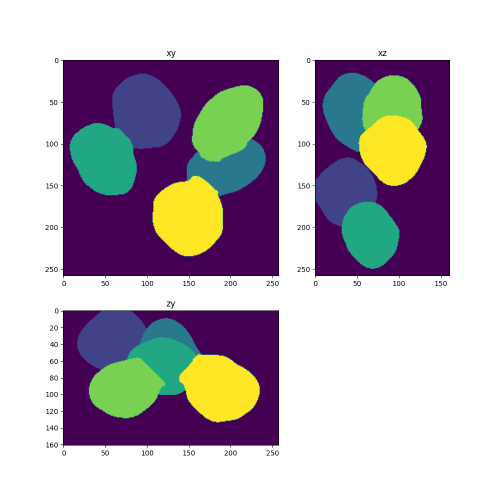
#> input picture docs/tests/nuclei3_out_c00_dr10_image.png, 1000 x 1000 px, given in place of PSF_widefield_0.75NA_1.0ri_300nm_1400nm.tif, which was not available (shown at 1/2 size)
$ jupyter execute --allow-errors Deconvolve_ABRF_Nuclei_PSF_from_files.ipynb
#> lines starting #> are read from the running program, lines starting #| are printed output that depends on the picture; long printed decimals are rounded; pictures that were not available may be replaced by others from this repository, and a replacement may not be noted
#> further down, abrf_psf_ is the input picture: shape (1000, 1000, 4); mean R, G, B, A 183.9, 177.2, 184.8, 255
#| (1000, 1000, 4)
### tnia/nd/ndutil.py
import numpy as np
from pathlib import Path

def centercrop(im, shape):
    """
    Center crops the input image to the desired output shape.

    Args:
        im (numpy.ndarray): The input image to crop.
        shape (tuple): The desired output shape. Must have the same number of dimensions as the input image.

    Returns:
        numpy.ndarray: The center-cropped image.
    """
#> called with shape = (65, 128, 128)

    if len(im.shape) != len(shape):
        raise ValueError("Input image and desired output shape must have the same number of dimensions.")

    start_indices = [(im.shape[i] - shape[i]) // 2 for i in range(len(im.shape))]
#> start_indices = [467, 436, -62]

    slices = [slice(start_indices[i], start_indices[i] + shape[i]) for i in range(len(im.shape))]

    return im[tuple(slices)]
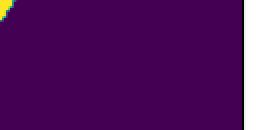
#> returned value: shape (65, 128, 4) (shown 2 times larger); mean of channels 0, 1, 2, 3 76.9, 14.1, 91.1, 255; drawn as R, G, B
#| (1000, 1000, 4)
#| 1.000

# [208 lines left out: functions centercrop_bysize, makergb, get_max_img_shape_2d, pad_to_largest, normalize_per_channel_8bit, remove_alpha_channel and 1 more, not called in this run]

### tnia/plotting/projections.py
import matplotlib.pyplot as plt
from matplotlib.figure import Figure
from matplotlib import gridspec
import numpy as np
from skimage.transform import resize
from matplotlib.colors import PowerNorm

from matplotlib import rcParams
# Set the global interpolation to 'none'
rcParams['image.interpolation'] = 'none'

# [149 lines left out: functions show_xy_zy_slice_center, show_xy_zy_slice, show_xy_xz_slice, show_xyz_slice_center, show_xyz_slice, not called in this run]

def show_xyz_max(image_to_show, sxy=1, sz=1,figsize=(10,10), colormap=None, vmin=None, vmax=None, gamma=None, extentxy=None, extentzy=None, extentxz=None):
    """ plots max xy, xz, and zy projections of a 3D image

    Args:
        image_to_show (3d numpy array): image to plot
        sxy (float, optional): xy pixel size. Defaults to 1.
        sz (float, optional): z pixel size. Defaults to 1.
        figsize (tuple, optional): figure size. Defaults to (10,10).
        colormap (_type_, optional): _description_. Defaults to None.
        vmin (float, optional): minimum value for display range. Defaults to None.
        vmax (float, optional): maximum value for display range. Defaults to None.
        gamma (float, optional): gamma value for display range. Defaults to None.

    Returns:
        fig: matplotlib figure
    """

    return show_xyz_projection(image_to_show, sxy, sz, figsize, np.max, colormap, vmin, vmax, gamma, extentxy=extentxy, extentzy=extentzy, extentxz=extentxz)

def show_xyz_sum(image_to_show, sxy=1, sz=1,figsize=(10,10), colormap=None, vmin=None, vmax=None, gamma=None, extentxy=None, extentzy=None, extentxz=None):
    show_xyz_projection(image_to_show, sxy, sz, figsize, np.sum, colormap, vmin, vmax, gamma, extentxy=extentxy, extentzy=extentzy, extentxz=extentxz)

def show_xyz_projection(image_to_show, sxy=1, sz=1,figsize=(10,10), projector=np.max, colormap=None, vmin=None, vmax=None, gamma=None, extentxy=None, extentzy=None, extentxz=None):
    """ generates xy, xz, and zy max projections of a 3D image and plots them

    Args:
        image_to_show (3d numpy array): image to plot
        sxy (float, optional): xy pixel size of 3D. Defaults to 1.
        sz (float, optional): z pixel size of 3D. Defaults to 1.
        figsize (tuple): size of figure to
        projector: function to project with
        colormap (_type_, optional): _description_. Defaults to None.
        vmin (float, optional): minimum value for display range. Defaults to None.
        vmax (float, optional): maximum value for display range. Defaults to None.
        gamma (float, optional): gamma value for display range. Defaults to None.

    Returns:
        fig: matplotlib figure
    """
#> called with sxy = 1, sz = 1, figsize = (10, 10)
    projection_y = projector(image_to_show,1)
#> projection_y = 1000 rows, first 6: [3.18e-07, 3.18e-07, 3.18e-07, 3.18e-07], [3.18e-07, 3.18e-07, 3.18e-07, 3.18e-07], [3.18e-07, 3.18e-07, 3.18e-07, 3.18e-07], [3.18e-07, 3.18e-07, 3.18e-07, 3.18e-07], [3.18e-07, 3.18e-07, 3.18e-07, 3.18e-07], [3.18e-07, 3.18e-07, 3.18e-07, 3.18e-07]
    projection_x = np.flip(np.rot90(projector(image_to_show,2),1),0)
#> projection_x: shape (1000, 1000) float64; every value is 3.18e-07
    projection_z = projector(image_to_show,0)
#> projection_z has the same summary as projection_y

    return show_xyz(projection_z, projection_y, projection_x, sxy, sz, figsize, colormap, vmin, vmax, gamma, use_plt=True, extentxy=extentxy, extentzy=extentzy, extentxz=extentxz)

def show_xyz(xy, xz, zy, sxy=1, sz=1,figsize=(10,10), colormap=None, vmin=None, vmax=None, gamma=None, use_plt=True, extentxy=None, extentzy=None, extentxz=None):
    """ shows pre-computed xy, xz and zy of a 3D image in a plot

    Args:
        xy (2d numpy array): xy projection
        xz (2d numpy array): xz projection
        zy (2d numpy array): zy projection
        sxy (float, optional): xy pixel size of 3D. Defaults to 1.
        sz (float, optional): z pixel size of 3D. Defaults to 1.
        figsize (tuple, optional): figure size. Defaults to (10,10).
        colormap (_type_, optional): _description_. Defaults to None.
        vmin (float, optional): minimum value for display range. Defaults to None.
        vmax (float, optional): maximum value for display range. Defaults to None.
        gamma (float, optional): gamma value for display range. Defaults to None.
        use_plt (bool, optional): use matplotlib.pyplot. Defaults to True.
    Returns:
        fig: matplotlib figure
    """
#> called with xy = array of shape (1000, 4), xz = array of shape (1000, 4), sxy = 1, sz = 1, figsize = (10, 10), use_plt = True

    if use_plt:
        fig=plt.figure(figsize=figsize, layout='constrained')
    else:
        fig = Figure(figsize=figsize, constrained_layout=True)


    xdim = xy.shape[1]
#> xdim = 4
    ydim = xy.shape[0]
#> ydim = 1000
    zdim = xz.shape[0]
#> zdim = 1000

    z_xy_ratio=1

    if sxy!=sz:
        z_xy_ratio=sz/sxy

    spec=gridspec.GridSpec(ncols=2, nrows=2, height_ratios=[ydim,zdim*z_xy_ratio], width_ratios=[xdim,zdim*z_xy_ratio],hspace=.01, figure = fig)

    ax0=fig.add_subplot(spec[0])
    ax1=fig.add_subplot(spec[1])
    ax2=fig.add_subplot(spec[2])

    if z_xy_ratio!=1:
        xz=resize(xz, (int(xz.shape[0]*z_xy_ratio), xz.shape[1]))
        zy=resize(zy, (zy.shape[0], int(zy.shape[1]*z_xy_ratio)))

    if len(xy.shape)==3 and vmax is not None:
        if vmin is None:
            vmin = 0
        xy = np.clip((xy-vmin)/(vmax-vmin), 0, 1)
        xz = np.clip((xz-vmin)/(vmax-vmin), 0, 1)
        zy = np.clip((zy-vmin)/(vmax-vmin), 0, 1)

    if extentxy is None:
    # if extentxy is not provided, calculate it based on sxy and dimensions
        extentxy = [0, xdim*sxy, ydim*sxy, 0]
#> extentxy = [0, 4, 1000, 0]
    if extentzy is None:
    # if extentzy is not provided, calculate it based on sxy and dimensions
        extentzy = [0, zdim*sz, ydim*sxy, 0]
#> extentzy = [0, 1000, 1000, 0]
    if extentxz is None:
        extentxz = [0, xdim*sxy, zdim*sz, 0]
#> extentxz = [0, 4, 1000, 0]

    if gamma is None:
        ax0.imshow(xy, colormap, vmin=vmin, vmax=vmax, extent=extentxy)
        ax0.set_title('xy')
        ax1.imshow(zy, colormap, vmin=vmin, vmax=vmax, extent=extentzy, aspect='auto')
        ax1.set_title('zy')
        ax2.imshow(xz, colormap, vmin=vmin, vmax=vmax, extent=extentxz, aspect='auto')
        ax2.set_title('xz')
    else:
        norm=PowerNorm(gamma=gamma, vmin=vmin, vmax=vmax)
        ax0.imshow(xy, colormap, norm=norm, extent=extentxy)
        ax0.set_title('xy')
        ax1.imshow(zy, colormap, norm=norm, extent=extentzy, aspect='auto')
        ax1.set_title('zy')
        ax2.imshow(xz, colormap, norm=norm, extent=extentxz, aspect='auto')
        ax2.set_title('xz')

    return fig

# [239 lines left out: functions show_xy_zy_max, show_xy_zy, show_xy_xz, show_xyz_max_slabs, show_xyz_projection_slabs, show_xyz_projection_peaks, not called in this run]

### tnia/io/tifffile_helper.py
import tifffile
from tifffile import TiffFile
from tifffile.tifffile import imagej_description_metadata

def open_ij3D(filename):
    """ open imagej 3D image and read spacings from meta data

    Args:
        filename (string): Full locaton of file to open

    Returns:
        [numpy array, float, float, float]: returns numpy array with data and x, y and z voxel size
    """
    tif = TiffFile(filename)
    tags = tif.pages[0].tags
    x_resolution = tags['XResolution'].value
    y_resolution = tags['YResolution'].value

    x_size = x_resolution[1]/x_resolution[0]
    y_size = y_resolution[1]/y_resolution[0]

    ij_description = tags['ImageDescription'].value
    ij_description_metadata = imagej_description_metadata(ij_description)
    z_size=ij_description_metadata['spacing']

    return tif.asarray(), x_size, y_size, z_size


# [8 lines left out: function save_zcyx, not called in this run]

### notebooks/Deconvolution/Deconvolve_ABRF_Nuclei_PSF_from_files.ipynb
[cell 1]
from tnia.deconvolution.psfs import gibson_lanni_3D
#from sdeconv.deconv import PSFGibsonLanni
from tnia.plotting.projections import show_xyz_max, show_xy_zy_max
from tnia.io.tifffile_helper import open_ij3D
from clij2fft.richardson_lucy import richardson_lucy, richardson_lucy_nc
import matplotlib.pyplot as plt
from skimage.io import imread
import numpy as np
from tnia.nd.ndutil import centercrop

[cell 2]
base_dir ='/home/bnorthan/Images/tnia-python-images/notebooks/'
base_dir =r'D:\images\tnia-python-images\notebooks//'

dir_name=base_dir+'segmentation/nuclei/'

input_name=dir_name+"nuclei1_out_c00_dr90_image.tif"
input_name=dir_name+"|nuclei4_out_c90_dr10_image.tif"
input_name=dir_name+"nuclei2_out_c90_dr90_image.tif"
#decon_name="D:\\images\\ABRF LMRG Image Analysis Study\\nuclei\\nuclei2_out_c90_dr90_image_decon.tif"
#> (the rest of this cell did not finish here and is left out)

#> (a cell that did not finish here is left out)

[cell 4]
from skimage.io import imread
from tnia.nd.ndutil import centercrop

dir_name='/home/bnorthan/Images/'
base_dir=r'D:\images\tnia-python-images\notebooks'

abrf_psf_name = base_dir+'//'+r'deconvolution/abrf/PSF_widefield_0.75NA_1.0ri_300nm_1400nm.tif'

abrf_psf_ = imread(abrf_psf_name)

print(abrf_psf_.shape)
abrf_psf=centercrop(abrf_psf_,(65,128,128))
abrf_psf=abrf_psf_
print(abrf_psf.shape)
abrf_psf=abrf_psf/abrf_psf.sum()
print(abrf_psf.sum())
fig=show_xyz_max(abrf_psf)
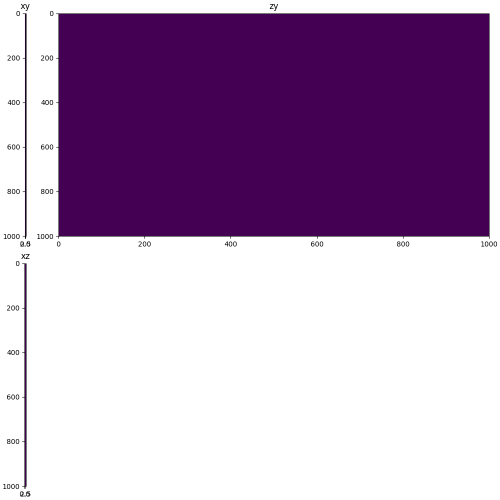
#> figure drawn by matplotlib, 3 panels

#> (a cell that did not finish here is left out)

#> (a cell that did not finish here is left out)

[cell 7]
iter=100
#> (the rest of this cell did not finish here and is left out)

#> (a cell that did not finish here is left out)

#> (a cell that did not finish here is left out)

[cell 10]
print('Original Image')
#> (the rest of this cell did not finish here and is left out)

[cell 11]
print('deconvolved assuming spacing is 0.8')
#> (the rest of this cell did not finish here and is left out)

[cell 12]
print('deconvolved assuming spacing is 0.8')
#> (the rest of this cell did not finish here and is left out)

[cell 13]
print('deconvolved original parameters')
#> (the rest of this cell did not finish here and is left out)

#> (a cell that did not finish here is left out)

[cell 15]
from tnia.viewing.napari_helper import show_image

#> (a cell that did not finish here is left out)

[cell 17]
## start napari
import napari
viewer = napari.Viewer()

# show images
viewer.add_image(im, scale = [2,1,1])
viewer.add_image(decon2__, scale = [2,1,1])

#viewer.add_image(decon2, scale = [2,1,1])
#viewer.add_image(decon3, scale = [2,1,1])

$ run again, on docs/tests/nuclei4_out_c90_dr10_image.png
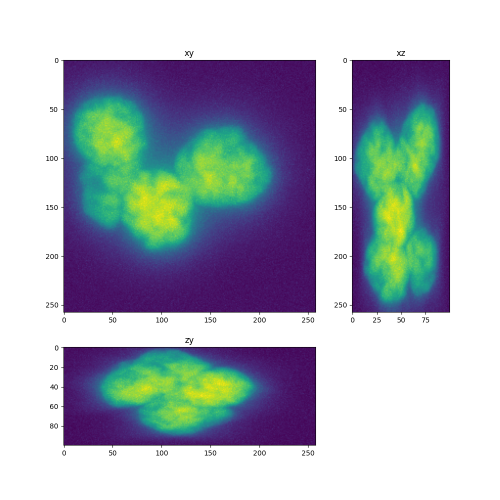
#> input picture docs/tests/nuclei4_out_c90_dr10_image.png, 1000 x 1000 px, given in place of PSF_widefield_0.75NA_1.0ri_300nm_1400nm.tif, which was not available (shown at 1/2 size)
#> abrf_psf_ is the input picture: shape (1000, 1000, 4); mean R, G, B, A 171.3, 178.8, 188.5, 255
#| (1000, 1000, 4)
#> in centercrop, `return im[tuple(slices)]`:
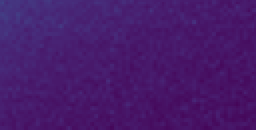
#> returned value: shape (65, 128, 4) (shown 2 times larger); mean of channels 0, 1, 2, 3 71.3, 26.2, 107.9, 255; drawn as R, G, B
#| (1000, 1000, 4)
#| 1.000
#> projection_y = 1000 rows, first 6: [3.21e-07, 3.21e-07, 3.21e-07, 3.21e-07], [3.21e-07, 3.21e-07, 3.21e-07, 3.21e-07], [3.21e-07, 3.21e-07, 3.21e-07, 3.21e-07], [3.21e-07, 3.21e-07, 3.21e-07, 3.21e-07], [3.21e-07, 3.21e-07, 3.21e-07, 3.21e-07], [3.21e-07, 3.21e-07, 3.21e-07, 3.21e-07]
#> projection_x: shape (1000, 1000) float64; every value is 3.21e-07
#> projection_z has the same summary as projection_y
